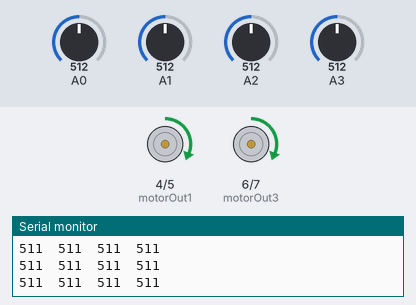
Recording of a sketch running on a simulated Arduino Uno, built with avr-gcc and run on an emulated ATmega328P. On the bench: motor-driver pin pairs drawn as motors (green arrow = first pin HIGH = forward, orange = second pin HIGH = backward, longer = more drive), the last lines printed to the serial monitor. The inputs (shaded band) are chosen by the test bench; at power-on: A1 = 512, A3 = 512, A0 = 512, A2 = 512.

Above: at 1.2 s.
1.3 s: A1 set to 686
4.3 s: A1 set to 707
7.3 s: A1 set to 690
At 8.1 s:
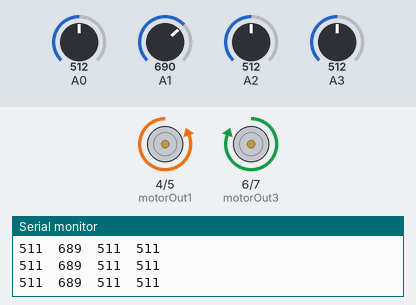
8.8 s: A3 set to 692
At 9.4 s:
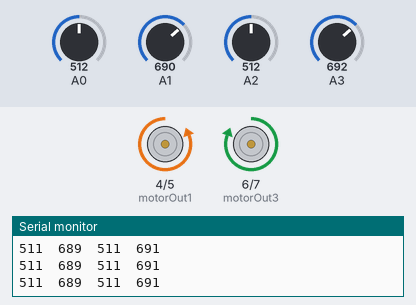
11.8 s: A3 set to 712
At 12.7 s:
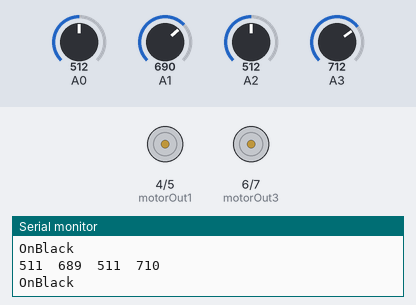
14.8 s: A3 set to 690
At 15.9 s:
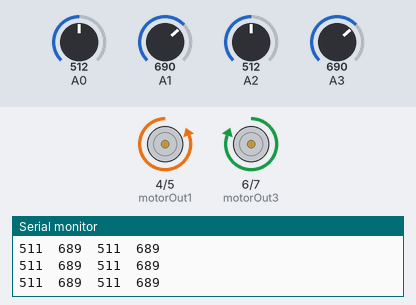
Timing chart, 0 to 17.3 s (numbered marks = the images above; inputs shaded):
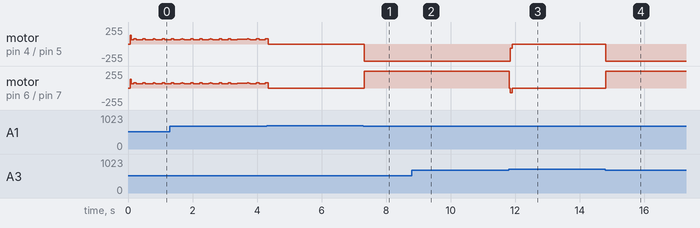

The sketch:

sketch_aug27a.ino
```cpp
#include <QTRSensors.h>;
QTRSensors qtr;

const uint8_t SensorCount = 4;

uint16_t sensorValues[SensorCount];
const int motorOut1 = 4;
const int motorOut2 = 5;
const int motorOut3 = 6;
const int motorOut4 = 7;
const int correctionTime = 5;
uint16_t lastSensors[4] = {0, 0, 0, 0};
bool lastOnBlack = false;


void setup() {
  // put your setup code here, to run once:
  pinMode(motorOut1, OUTPUT);
  pinMode(motorOut2, OUTPUT);
  pinMode(motorOut3, OUTPUT);
  pinMode(motorOut4, OUTPUT);

  qtr.setTypeAnalog();
  qtr.setSensorPins((const uint8_t[]) {
    A0, A1, A2, A3
  }, SensorCount);
  Serial.begin(9600);


}

void leftBack() {
  digitalWrite(motorOut3, HIGH);
  digitalWrite(motorOut4, LOW);
}

void leftForward() {
  digitalWrite(motorOut3, LOW);
  digitalWrite(motorOut4 , HIGH);
}

void leftOff() {
  digitalWrite(motorOut3, 0);
  digitalWrite(motorOut4, 0);
}

void rightOff() {
  digitalWrite(motorOut1, 0);
  digitalWrite(motorOut2, 0);
}

void rightForward() {
  digitalWrite(motorOut1, LOW);
  digitalWrite(motorOut2, HIGH);
}

void rightBack() {
  digitalWrite(motorOut1, HIGH);
  digitalWrite(motorOut2, LOW);
}

void turnLeft(int len) {
  rightForward();
  leftBack();
  delay(len);
  rightOff();
  leftOff();
}

void turnRight(int len) {
  rightBack();
  leftForward();
  delay(len);
  rightOff();
  leftOff();
}

void testMotors() {
  delay(250);
  rightForward();
  leftForward();
  delay(250);
  rightOff();
  leftOff();
  delay(250);
  rightForward();
  delay(250);
  rightOff();
  leftForward();
  delay(250);
  rightOff();
  leftOff();
}


void loop() {
  test();
}


// print the sensor values as numbers from 0 to 1023, where 0 means maximum

// reflectance and 1023 means minimum reflectance
// 0, 1, 2, 3
// 0, 1, 3, 2
void test() {
  bool onBlack = false;
  qtr.read(sensorValues);

  for (uint8_t i = 0; i < SensorCount; i++)
  {
    Serial.print(sensorValues[i]        );
    Serial.print("\t");
    if (!onBlack)
    {
      if (sensorValues[i] / 10 >= 70)
      {
        onBlack = true;
      }
    }

  } Serial.println();

  if (!onBlack and lastOnBlack) {
    while (!onBlack) {
      rightForward();
      leftBack();
      delay(50);
      rightOff();
      leftOff();
      onBlack = false;
      qtr.read(sensorValues);

      for (uint8_t i = 0; i < SensorCount; i++)
      {
        Serial.print(sensorValues[i]        );
        Serial.print("\t");
        if (!onBlack)
        {
          if (sensorValues[i] / 10 >= 70)
          {
            onBlack = true;
          }
        }

      } Serial.println();
    }
  }
  if (sensorValues[1] >= 700 or sensorValues[3] >= 700) {


    Serial.println("OnBlack");
    rightForward();
    leftForward();
    delay(correctionTime);
    rightOff();
    leftOff();
    //delay(150);


  } else if (sensorValues[2] >= 700) {

    turnRight(correctionTime);
    //delay(150);

  } else if (sensorValues[0] >= 700) {

    turnLeft(correctionTime);
    //delay(150);

  }


  else {

    rightBack();
    leftBack();
    delay(correctionTime);
    rightOff();
    leftOff();


  }

  //Serial.println();
  for (uint8_t i = 0; i < SensorCount; i++)
  {
    lastSensors[i] =   sensorValues[i];
  }
  lastOnBlack = onBlack;


  //delay(50);
}
```

Measured:
- the behaviour switches between 700 and 701 on A3 (found by bisection; images 2 and 3)
- after the input at 7.3 s, motor on pin 4 (motorOut1) / pin 5 (motorOut2): stopped → backward 255/255 at once; motor on pin 6 (motorOut3) / pin 7 (motorOut4): stopped → forward 255/255 at once
- after the input at 8.8 s, motor on pin 4 (motorOut1) / pin 5 (motorOut2): stays backward 255/255 (without the input it goes to stopped after 3.0 s); motor on pin 6 (motorOut3) / pin 7 (motorOut4): stays forward 255/255 (without the input it goes to stopped after 3.0 s)
- after the input at 11.8 s, motor on pin 4 (motorOut1) / pin 5 (motorOut2): backward 255/255 → stopped after 0.06 s; motor on pin 6 (motorOut3) / pin 7 (motorOut4): forward 255/255 → stopped at once
- after the input at 14.8 s, motor on pin 4 (motorOut1) / pin 5 (motorOut2): stopped → backward 255/255 at once; motor on pin 6 (motorOut3) / pin 7 (motorOut4): stopped → forward 255/255 at once
